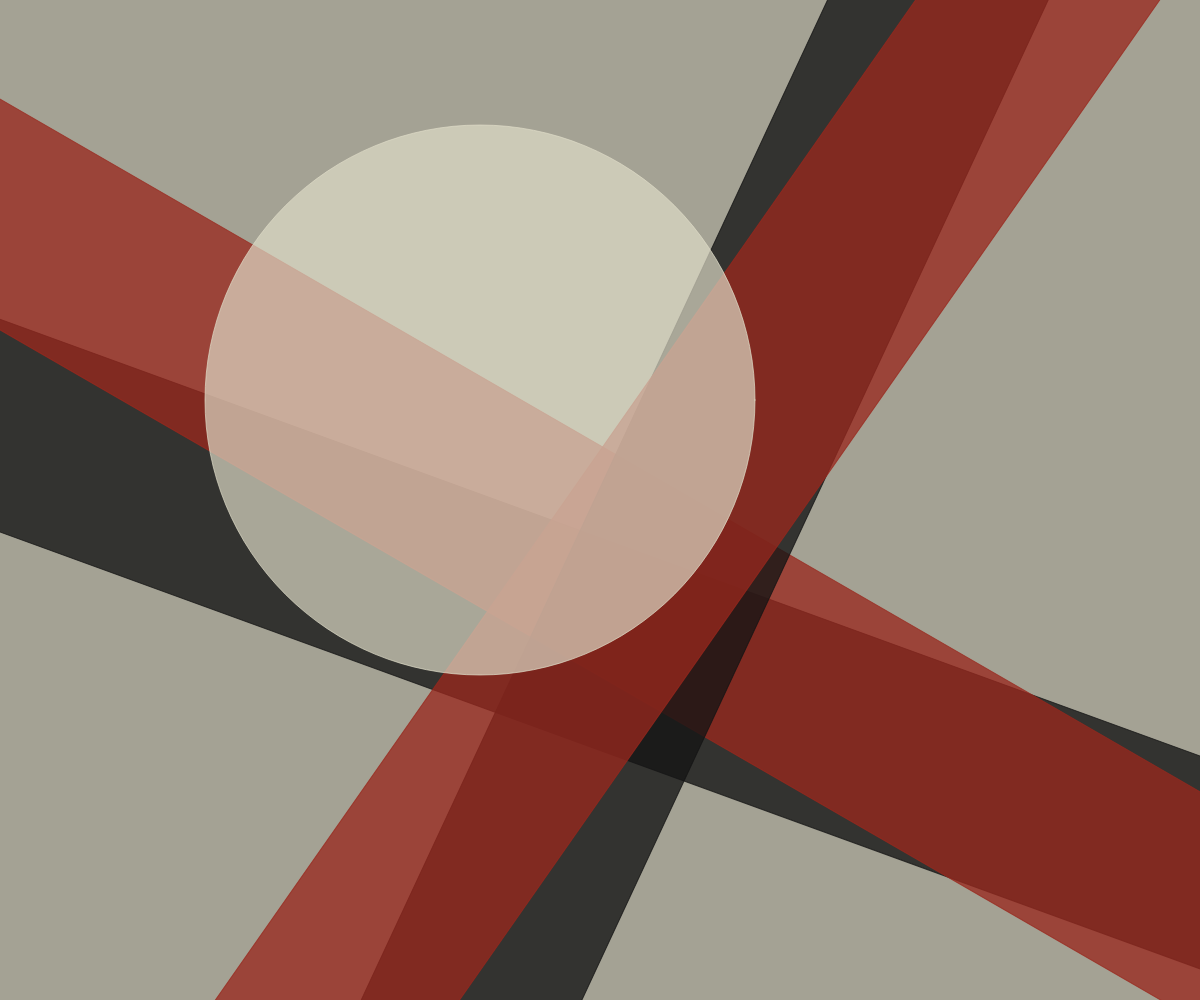
Frame 1 (no input)
Frame 60 (no input): identical to frame 1, image omitted
Frame 120 (the mouse pressed at the canvas centre since frame 60): identical to frame 1, image omitted

The p5.js sketch that drew this single still picture (run headless with seeded random() and noise() and a simulated clock; from frame 60 on, the mouse is pressed at the canvas centre):

// p5.js sketch
// ── sketch.js
function setup() {
  createCanvas(windowWidth, windowHeight);
  background(164,162,148);
  angleMode(DEGREES)
 // Black bar 1
    push();
    rotate(-70);
    fill(21, 21, 21, 200);
    stroke(21, 21, 21, 200);
    rect(-windowHeight/2, 0, 200, 1800);
    pop();
  // Red bar 1
    push();
    rotate(-60);
    fill(154, 40, 30, 195);
    stroke(154, 40, 30, 195);
    rect(-windowHeight/3.5, 0, 200, 1800);
    pop();
  // Black bar 2
    push();
    rotate(25);
    fill(21, 21, 21, 200);
    stroke(21, 21, 21, 200);
    rect(windowWidth/1.6, -windowHeight-200, 200, 2000 );
    pop();
  //Red bar 2
    push();
    rotate(35);
    fill(154, 40, 30, 195);
    stroke(154, 40, 30, 195);
    rect(windowWidth/1.6, -windowHeight-200, 200, 2000 );
    pop();
  // White circle
    fill(223, 221, 200, 175)
    stroke(223, 221, 200, 175)
    circle(windowWidth/2.5, windowHeight/2.5, 550)
}

function draw() {
}
